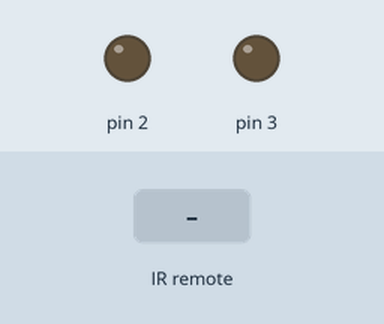
The sketch below on a simulated Arduino Uno, built with avr-gcc and run on an emulated ATmega328P. Shown: output pins drawn as LEDs (lit = HIGH). Inputs (shaded band) come from the test bench.

Above: at 1.2 s.
1.3 s: infrared code 0xFFA25D received
At 1.6 s:
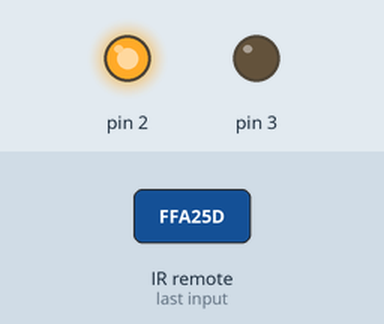
2.8 s: infrared code 0xFF629D received
At 3.9 s:
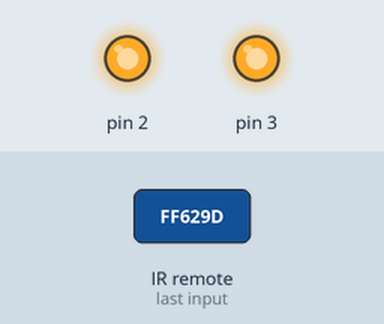
4.3 s: infrared code 0xFFA25D received
At 5.0 s:
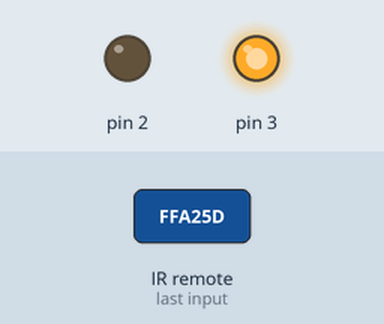
Timing chart, 0 to 7.3 s (numbered marks = the images above; inputs shaded):
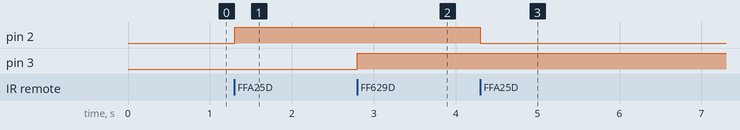

The sketch:

code_text.ino
```cpp
#include <IRremote.h>

int RECV_PIN = 11;

IRrecv irrecv(RECV_PIN);

decode_results results;
int a=1;
int b=1;

void setup()
{pinMode(2,OUTPUT);
pinMode(3,OUTPUT);
  Serial.begin(9600);
  irrecv.enableIRIn(); // Start the receiver
}

void loop() {
  if (irrecv.decode(&results)) {
    switch(results.value)
    {
    case 0xFFA25D:digitalWrite(2,a);a=!a;break;
    case 0xFF629D:digitalWrite(3,b);b=!b;break;
    }
    irrecv.resume(); // Receive the next value
  }
}
```

Measured:
- after the input at 1.3 s, pin 2: LOW → HIGH at once
- after the input at 2.8 s, pin 3: LOW → HIGH at once
- after the input at 4.3 s, pin 2: HIGH → LOW at once
